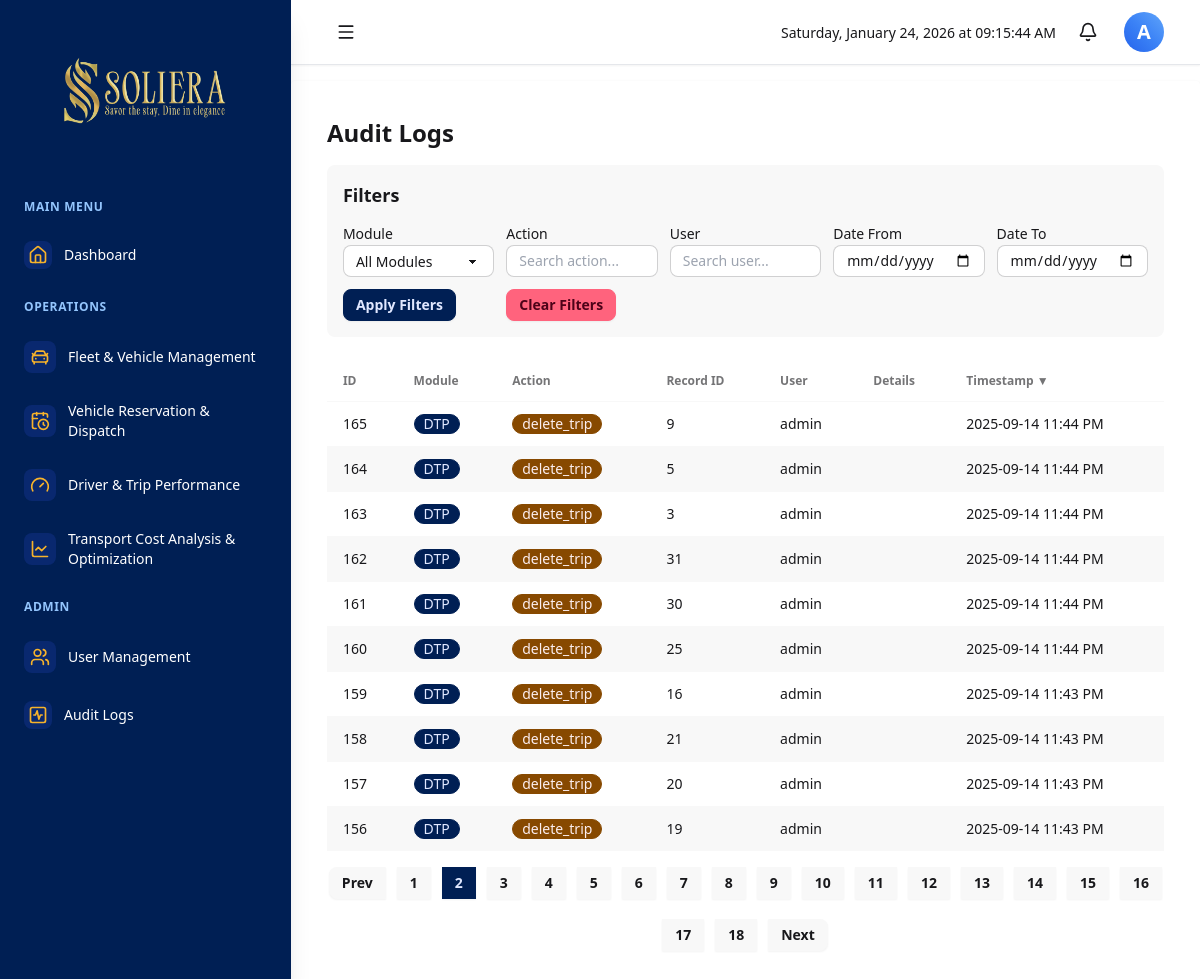
Before: /dashboard.php?module=audit_log&page=2&sort_by=timestamp&sort_order=DESC (signed in) with the older database file.
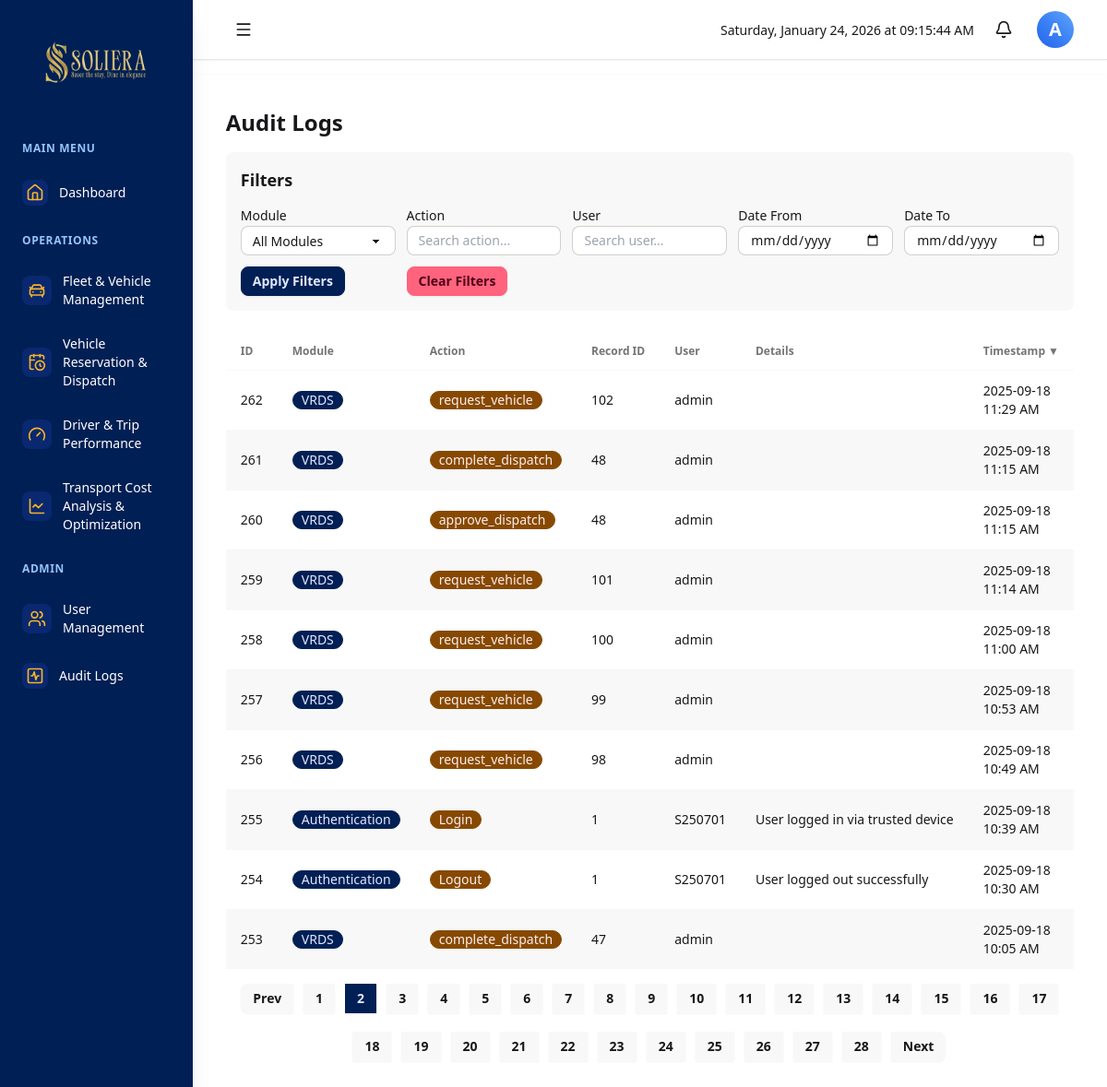
After: the same page with the newer database file.
### tables this page shows
CREATE TABLE `audit_log` (
  `id` int(11) NOT NULL,
  `module` varchar(32) NOT NULL,
  `action` varchar(64) NOT NULL,
  `record_id` int(11) DEFAULT NULL,
  `user` varchar(64) NOT NULL,
  `details` text DEFAULT NULL,
  `timestamp` datetime DEFAULT current_timestamp()
);

### modules/audit_log.php (the view, shortened to what the changed rows need)
<?php
require_once __DIR__ . '/../includes/functions.php';
function audit_log_view()
{
    global $conn;
    $limit = 10;
    $page = isset($_GET['page']) && is_numeric($_GET['page']) ? (int)$_GET['page'] : 1;
    $sortBy = isset($_GET['sort_by']) ? $_GET['sort_by'] : 'timestamp';
    $sortOrder = isset($_GET['sort_order']) ? $_GET['sort_order'] : 'DESC';
    $toggleSortOrder = ($sortOrder === 'ASC') ? 'DESC' : 'ASC';
    $where_conditions = [];
    $where_types = '';
    $where_params = [];
    $where_clause = '';
    $offset = ($page - 1) * $limit;
    $count_query = "SELECT COUNT(*) as total FROM audit_log $where_clause";
    $count_stmt = $conn->prepare($count_query);
    $count_stmt->execute();
    $row = $count_stmt->get_result()->fetch_assoc();
    $total_rows = $row['total'];
    $total_pages = ceil($total_rows / $limit);
    $fetch_query = "SELECT * FROM audit_log $where_clause ORDER BY $sortBy $sortOrder LIMIT ? OFFSET ?";
    $stmt = $conn->prepare($fetch_query);
    $limit_copy = $limit;
    $offset_copy = $offset;
    if (!empty($where_conditions)) {
        $where_params[] = $limit_copy;
        $where_params[] = $offset_copy;
        $stmt->bind_param($where_types . 'ii', ...$where_params);
    } else {
        $stmt->bind_param('ii', $limit_copy, $offset_copy);
    }
    $stmt->execute();
    $logs = $stmt->get_result()->fetch_all(MYSQLI_ASSOC);
    $query_params = [];
    $filter_string = !empty($query_params) ? '&' . implode('&', $query_params) : '';
    echo '<div class="p-4">';
    echo '<h2 class="text-2xl font-bold mb-4">Audit Logs</h2>';
    echo '<div class="overflow-x-auto">';
    echo '<table class="table table-zebra w-full">';
    echo '<thead><tr>';
    $columns = ['ID', 'Module', 'Action', 'Record ID', 'User', 'Details', 'Timestamp'];
    $column_names = ['id', 'module', 'action', 'record_id', 'user', 'details', 'timestamp'];
    foreach ($columns as $index => $col) {
        $col_name = $column_names[$index];
        $current_sort_order = ($sortBy === $col_name) ? $toggleSortOrder : 'ASC';
        $sort_icon = '';
        if ($sortBy === $col_name) {
            $sort_icon = ($sortOrder === 'ASC') ? ' ▲' : ' ▼';
        }
        $sort_link = "dashboard.php?module=audit_log&sort_by=$col_name&sort_order=$current_sort_order$filter_string";
        echo "<th class='cursor-pointer hover:bg-base-300'><a href='$sort_link'>$col$sort_icon</a></th>";
    }
    echo '</tr></thead><tbody>';
    if (empty($logs)) {
        echo '<tr><td colspan="7" class="text-center text-gray-500">No logs found</td></tr>';
    } else {
        foreach ($logs as $log) {
            $dt = new DateTime($log['timestamp']);
            $formattedTime = $dt->format('Y-m-d g:i A');
            echo '<tr>';
            echo '<td>' . htmlspecialchars($log['id']) . '</td>';
            echo '<td><span class="badge badge-primary">' . htmlspecialchars($log['module']) . '</span></td>';
            echo '<td><span class="badge badge-secondary">' . htmlspecialchars($log['action']) . '</span></td>';
            echo '<td>' . htmlspecialchars($log['record_id'] ?? '-') . '</td>';
            echo '<td>' . htmlspecialchars($log['user']) . '</td>';
            echo '<td class="max-w-xs truncate" title="' . htmlspecialchars($log['details'] ?? '') . '">' . htmlspecialchars(substr($log['details'] ?? '', 0, 50)) . '</td>';
            echo '<td>' . htmlspecialchars($formattedTime) . '</td>';
            echo '</tr>';
        }
    }
    echo '</tbody></table>';
    echo '</div>';
    $sort_params = 'sort_by=' . urlencode($sortBy) . '&sort_order=' . urlencode($sortOrder);
    echo '<div class="flex flex-wrap justify-center mt-4 gap-x-3 gap-y-5 join">';
    if ($page > 1) {
        echo '<a href="dashboard.php?module=audit_log&page=' . ($page - 1) . '&' . $sort_params . $filter_string . '" class="join-item btn btn-sm">Prev</a>';
    }
    for ($i = 1; $i <= $total_pages; $i++) {
        $active = ($i == $page) ? 'btn-primary' : '';
        echo '<a href="dashboard.php?module=audit_log&page=' . $i . '&' . $sort_params . $filter_string . '" class="join-item btn btn-sm ' . $active . '">' . $i . '</a>';
    }
    if ($page < $total_pages) {
        echo '<a href="dashboard.php?module=audit_log&page=' . ($page + 1) . '&' . $sort_params . $filter_string . '" class="join-item btn btn-sm">Next</a>';
    }
    echo '</div>';
    echo '</div>';
}

Changed rows visible on the page:
no longer on this page (row unchanged): audit_log: id "165", module "DTP", action "delete_trip", record "9", user "admin", timestamp "2025-09-14 11:44 PM"
no longer on this page (row unchanged): audit_log: id "164", module "DTP", action "delete_trip", record "5", user "admin", timestamp "2025-09-14 11:44 PM"
no longer on this page (row unchanged): audit_log: id "163", module "DTP", action "delete_trip", record "3", user "admin", timestamp "2025-09-14 11:44 PM"
no longer on this page (row unchanged): audit_log: id "162", module "DTP", action "delete_trip", record "31", user "admin", timestamp "2025-09-14 11:44 PM"
no longer on this page (row unchanged): audit_log: id "161", module "DTP", action "delete_trip", record "30", user "admin", timestamp "2025-09-14 11:44 PM"
no longer on this page (row unchanged): audit_log: id "160", module "DTP", action "delete_trip", record "25", user "admin", timestamp "2025-09-14 11:44 PM"
no longer on this page (row unchanged): audit_log: id "159", module "DTP", action "delete_trip", record "16", user "admin", timestamp "2025-09-14 11:43 PM"
no longer on this page (row unchanged): audit_log: id "158", module "DTP", action "delete_trip", record "21", user "admin", timestamp "2025-09-14 11:43 PM"
no longer on this page (row unchanged): audit_log: id "157", module "DTP", action "delete_trip", record "20", user "admin", timestamp "2025-09-14 11:43 PM"
no longer on this page (row unchanged): audit_log: id "156", module "DTP", action "delete_trip", record "19", user "admin", timestamp "2025-09-14 11:43 PM"
added audit_log: id "262", module "VRDS", action "request_vehicle", record "102", user "admin", timestamp "2025-09-18 11:29 AM"
added audit_log: id "261", module "VRDS", action "complete_dispatch", record "48", user "admin", timestamp "2025-09-18 11:15 AM"
added audit_log: id "260", module "VRDS", action "approve_dispatch", record "48", user "admin", timestamp "2025-09-18 11:15 AM"
added audit_log: id "259", module "VRDS", action "request_vehicle", record "101", user "admin", timestamp "2025-09-18 11:14 AM"
added audit_log: id "258", module "VRDS", action "request_vehicle", record "100", user "admin", timestamp "2025-09-18 11:00 AM"
added audit_log: id "257", module "VRDS", action "request_vehicle", record "99", user "admin", timestamp "2025-09-18 10:53 AM"
added audit_log: id "256", module "VRDS", action "request_vehicle", record "98", user "admin", timestamp "2025-09-18 10:49 AM"
added audit_log: id "255", module "Authentication", action "Login", record "1", user "S250701", details "User logged in via trusted device", timestamp "2025-09-18 10:39 AM"
added audit_log: id "254", module "Authentication", action "Logout", record "1", user "S250701", details "User logged out successfully", timestamp "2025-09-18 10:30 AM"
added audit_log: id "253", module "VRDS", action "complete_dispatch", record "47", user "admin", timestamp "2025-09-18 10:05 AM"
Other visible differences:
new list line: "19"
new list line: "20"
new list line: "21"
new list line: "22"
new list line: "23"
new list line: "24"
new list line: "25"
new list line: "26"
new list line: "27"
new list line: "28"
